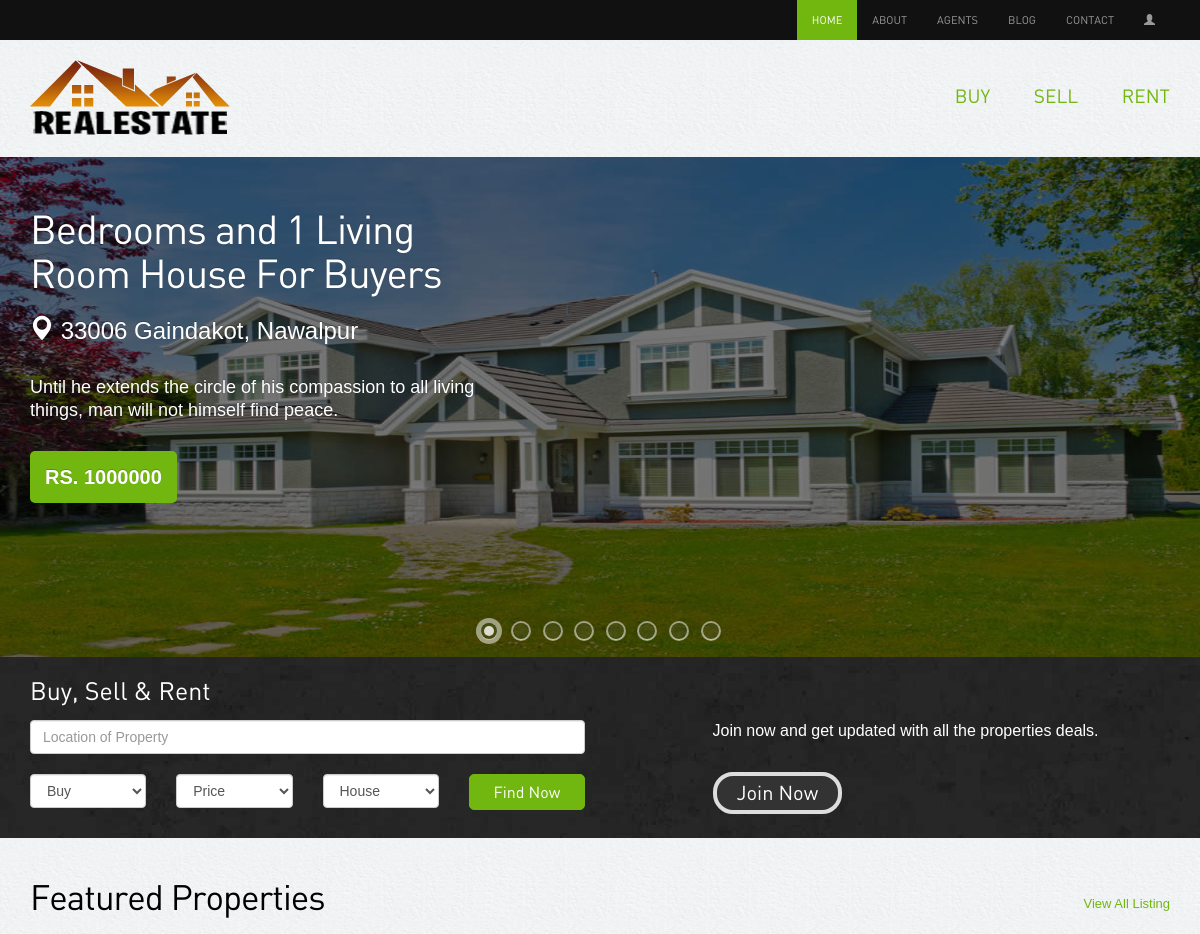
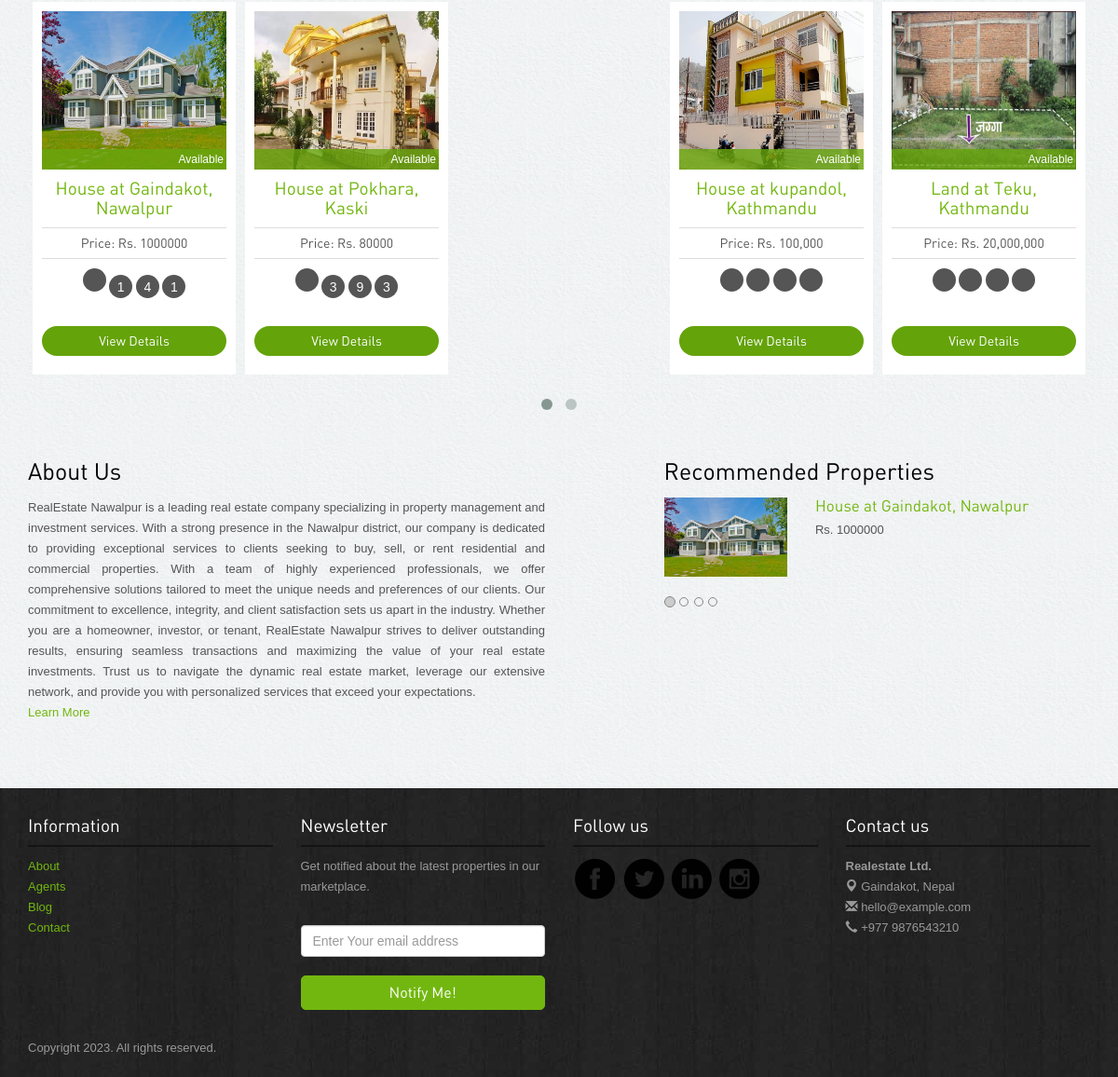
The page / on the database its author committed (2 pictures, top to bottom).
### app/models.py (models this page shows)
class Property(models.Model):
    STATUS_CHOICES = [
        ("Select", "Select"),
        ("Available", "Available"),
        ("Rented", "Rented"),
        ("Sold", "Sold"),
    ]
    TYPE_CHOICES = [
        ("House", "House"),
        ("Land", "Land"),
        ("Apartment", "Apartment"),
        ("Commercial", "Commercial"),
    ]
    FOR_CHOICES = [
        ("Buyer", "Buyer"),
        ("Renter", "Renter"),
    ]
    property_type = models.CharField(
        max_length=100, choices=TYPE_CHOICES, default="select"
    )
    property_for = models.CharField(
        max_length=20, choices=FOR_CHOICES, default="select"
    )
    flat_number = models.CharField(max_length=5, blank=True)
    bedrooms = models.CharField(max_length=5, blank=True)
    bathrooms = models.CharField(max_length=5, blank=True)
    living_rooms = models.CharField(max_length=5, blank=True)
    kitchens = models.CharField(max_length=5, blank=True)
    total_rooms = models.CharField(max_length=5, blank=True)
    parking = models.CharField(max_length=15, blank=True)
    built_year = models.CharField(max_length=5, blank=True)
    built_area = models.CharField(max_length=20, blank=True)
    road_size = models.CharField(max_length=20, blank=True)
    land_area = models.CharField(max_length=20, blank=True)
    type = models.CharField(max_length=20, blank=True)
    facing_direction = models.CharField(max_length=20, blank=True)
    price = models.CharField(max_length=20, blank=True)
    price_per_unit = models.CharField(max_length=15, blank=True)
    description = models.TextField(blank=True)
    province = models.CharField(max_length=15, blank=True)
    city = models.CharField(max_length=50)
    district = models.CharField(max_length=50, blank=True)
    zip_code = models.CharField(max_length=20)
    municipality = models.CharField(max_length=20, blank=True)
    ward_no = models.CharField(max_length=5, blank=True)
    tole = models.CharField(max_length=30, blank=True)
    status = models.CharField(max_length=20, choices=STATUS_CHOICES, default="")
    featured = models.BooleanField(default=False)
    image = models.ImageField(
        upload_to=image_validations,
        blank=False,
    )
    image_side = models.ImageField(
        upload_to=image_validations,
        blank=True,
    )
    image_extra = models.ImageField(
        upload_to=image_validations,
        blank=True,
    )
    image_extra2 = models.ImageField(
        upload_to=image_validations,
        blank=True,
    )
    def __str__(self):
        return f"{self.property_type} at {self.city}, {self.district}"

### account/views.py (the view)
# urls.py: path("", views.Indexpage, name="index"),
def Indexpage(request):
    featured = Property.objects.filter(featured=True)
    context = {"featured": featured}
    return render(request, "index.html", context)

### templates/index.html (shortened to what this page needs)
<!DOCTYPE html>
<html lang="en">
{% load static %}
<head>
  <link rel="stylesheet" href="{% static 'assets/bootstrap/css/bootstrap.css' %}" />
  <link rel="stylesheet" href="{% static 'assets/style.css' %}" />
  <link rel="stylesheet" href="{% static 'assets/owl-carousel/owl.carousel.css' %}">
  <link rel="stylesheet" href="{% static 'assets/owl-carousel/owl.theme.css' %}">
  <link rel="stylesheet" type="text/css" href="{% static 'assets/slitslider/css/style.css' %}" />
  <link rel="stylesheet" type="text/css" href="{% static 'assets/slitslider/css/custom.css' %}" />
</head>
<body>
  {% block header %}
  <div class="navbar-wrapper">
    <div class="navbar-inverse" role="navigation">
      <div class="container">
        <div id="navbar" class="navbar-collapse  collapse">
          <ul class="nav navbar-nav navbar-right">
            {% block BeforeLogin %}
            <li class="active"><a href="{% url 'index' %}">Home</a></li>
            {% endblock %}
            <li><a href="{% url 'about' %}">About</a></li>
            <li><a href="{% url 'agents' %}">Agents</a></li>
            <li><a href="{% url 'blog' %}">Blog</a></li>
            <li><a href="{% url 'contact' %}">Contact</a></li>
            {% block loginstatus %}
            <li><a href="{% url 'login' %}"><span class="glyphicon glyphicon-user"></span></a></li>
            {% endblock %}
          </ul>
        </div>
      </div>
    </div>
  </div>
  {% endblock %}
  {% block subheader %}
  <div class="container">
    <div class="header">
      <a href="{% url 'home' %}"><img src="{% static 'images/logo.png' %}" alt="Realestate"></a>
      <ul class="pull-right">
        <li><a href="{% url 'buy' %}">Buy</a></li>
        {% block sellpage %}
        <li><a href="{% url 'login' %}">Sell</a></li>
        {% endblock %}
        <li><a href="{% url 'rent' %}">Rent</a></li>
      </ul>
    </div>
  </div>
  {% endblock %}
  {% block content %}
  <div id="slider" class="sl-slider-wrapper">
    <div class="sl-slider">
      {% if featured %}
      {% for property in featured %}
      {% if property.property_type != 'Land' %}
      <div class="sl-slide" data-orientation="horizontal" data-slice1-rotation="10" data-slice2-rotation="-5"
        data-slice1-scale="1.5" data-slice2-scale="1.5">
        <div class="sl-slide-inner">
          <div><img class="bg-img" src="{{ property.image.url }}"></div>
          <h2>
            {% if property.property_for == 'Buyer' %}
            <a href="{% url 'property-details' 'buy' property.pk %}">
              {{ property.beedrooms }} Bedrooms and {{ property.living_rooms }} Living Room
              {{ property.property_type }}
              For {{ property.property_for }}s
            </a>
            {% else %}
            <a href="{% url 'property-details' 'rent' property.pk %}">
              {{ property.beedrooms }} Bedrooms and {{ property.living_rooms }} Living Room
              {{ property.property_type }}
              For {{ property.property_for }}s
            </a>
            {% endif %}
          </h2>
          <blockquote>
            <p class="location"><span class="glyphicon glyphicon-map-marker"></span>
              {{ property.zip_code }} {{ property.city }}, {{ property.district }}</p>
            <p>Until he extends the circle of his compassion to all living things, man will not himself find peace.
            </p>
            <cite>
              {% if property.property_for == 'Buyer' %}
              <a href="{% url 'property-details' 'buy' property.pk %}" style="text-decoration: none; color: white;">
                Rs. {{ property.price }}</a>
              {% else %}
              <a href="{% url 'property-details' 'rent' property.pk %}" style="text-decoration: none; color: white;">
                Rs. {{ property.price }}</a>
              {% endif %}
            </cite>
          </blockquote>
        </div>
      </div>
      {% endif %}
      {% endfor %}
      {% endif %}
    </div>
    <nav id="nav-dots" class="nav-dots">
      <span class="nav-dot-current"></span>
      <span></span>
      <span></span>
      <span></span>
      <span></span>
      <span></span>
      <span></span>
      <span></span>
    </nav>
  </div>
  <div class="banner-search">
    <div class="container">
      <h3>Buy, Sell & Rent</h3>
      <div class="searchbar">
        <div class="row">
          <div class="col-lg-6 col-sm-6">
            <form action="{% url 'search-result' %}" method="get">
              <input type="text" name="location" class="form-control" placeholder="Location of Property">
              <div class="row">
                <div class="col-lg-3 col-sm-3 ">
                  <select class="form-control" name="property_for">
                    <option>Buy</option>
                  </select>
                </div>
                <div class="col-lg-3 col-sm-4">
                  <select class="form-control" name="price_range">
                    <option>Price</option>
                  </select>
                </div>
                <div class="col-lg-3 col-sm-4">
                  <select class="form-control" name="property_type">
                    <option>House</option>
                  </select>
                </div>
                <div class="col-lg-3 col-sm-4">
                  <button type="submit" class="btn btn-success">Find
                    Now</button>
                </div>
              </div>
            </form>
          </div>
          {% block Before-Login-message %}
          <div class="col-lg-5 col-lg-offset-1 col-sm-6 ">
            <p>Join now and get updated with all the properties deals.</p>
            <a type="submit" class="btn btn-info" href="{% url 'register' %}">Join
              Now</a>
          </div>
          {% endblock %}
        </div>
      </div>
    </div>
  </div>
  <div class="container">
    <div class="properties-listing spacer"> <a href="{% url 'buy' %}" class="pull-right viewall">View All
        Listing</a>
      <h2>Featured Properties</h2>
      <div id="owl-example" class="owl-carousel">
        {% if featured %}
        {% for property in featured %}
        <div class="properties">
          <div class="image-holder" class="img-responsive"><img src="{{ property.image.url }}" class="img-responsive"
              alt="properties" style="height:170px; width: 100%;">
            <div class="status sold">{{ property.status }}</div>
          </div>
          {% if property.property_for == 'Buyer' %}
          <h4><a href="{% url 'property-details' 'buy' property.pk %}">{{ property }}</a></h4>
          {% else %}
          <h4><a href="{% url 'property-details' 'rent' property.pk %}">{{ property }}</a></h4>
          {% endif %}
          <p class="price">Price: Rs. {{ property.price }}</p>
          <div class="listing-detail"><span data-toggle="tooltip" data-placement="bottom"
              data-original-title="Bed Room">
            </span> <span data-toggle="tooltip" data-placement="bottom" data-original-title="Living Room">
              {{ property.living_rooms }}
            </span> <span data-toggle="tooltip" data-placement="bottom" data-original-title="Parking">
              {{ property.bedrooms }}</span> <span data-toggle="tooltip" data-placement="bottom"
              data-original-title="Kitchen">
              {{ property.kitchens }}</span>
          </div>
          {% if property.property_for == 'Buyer' %}
          <a class="btn btn-primary" href="{% url 'property-details' 'buy' property.pk %}">View Details</a>
          {% else %}
          <a class="btn btn-primary" href="{% url 'property-details' 'rent' property.pk %}">View Details</a>
          {% endif %}
        </div>
        {% endfor %}
        {% endif %}
      </div>
    </div>
    <div class="spacer">
      <div class="row">
        <div class="col-lg-6 col-sm-9 recent-view">
          <h3>About Us</h3>
          <p style="text-align: justify;">RealEstate Nawalpur is a leading real estate company specializing in
            property
            management and investment
            services. With a strong presence in the Nawalpur district, our company is dedicated to providing exceptional
            services to clients seeking to buy, sell, or rent residential and commercial properties. With a team of
            highly experienced professionals, we offer comprehensive solutions tailored to meet the unique needs and
            preferences of our clients. Our commitment to excellence, integrity, and client satisfaction sets us apart
            in the industry. Whether you are a homeowner, investor, or tenant, RealEstate Nawalpur strives to deliver
            outstanding results, ensuring seamless transactions and maximizing the value of your real estate
            investments. Trust us to navigate the dynamic real estate market, leverage our extensive network, and
            provide you with personalized services that exceed your expectations.<br><a href="{% url 'about' %}">Learn
              More</a></p>
        </div>
        <div class="col-lg-5 col-lg-offset-1 col-sm-3 recommended">
          <h3>Recommended Properties</h3>
          <div id="myCarousel" class="carousel slide">
            <ol class="carousel-indicators">
              <li data-target="#myCarousel" data-slide-to="0" class="active"></li>
              <li data-target="#myCarousel" data-slide-to="1" class=""></li>
              <li data-target="#myCarousel" data-slide-to="2" class=""></li>
              <li data-target="#myCarousel" data-slide-to="3" class=""></li>
            </ol>
            <div class="carousel-inner">
              {% if featured %}
              <div class="item active">
                <div class="row">
                  <div class="col-lg-4"><img src="{{ featured.0.image.url }}" class="img-responsive" alt="properties"
                      style="height:140x; width: 100%;" />
                  </div>
                  <div class="col-lg-8">
                    <h5><a href="#">{{ featured.0 }}</a></h5>
                    <p class="price">Rs. {{ featured.0.price }}</p>
                  </div>
                </div>
              </div>
              {% endif %}
            </div>
          </div>
        </div>
      </div>
    </div>
  </div>
  {% endblock %}
  {% block footer %}
  <div class="footer">
    <div class="container">
      <div class="row">
        <div class="col-lg-3 col-sm-3">
          <h4>Information</h4>
          <ul class="row">
            <li class="col-lg-12 col-sm-12 col-xs-3"><a href="{% url 'about' %}">About</a></li>
            <li class="col-lg-12 col-sm-12 col-xs-3"><a href="{% url 'agents' %}">Agents</a></li>
            <li class="col-lg-12 col-sm-12 col-xs-3"><a href="{% url 'blog' %}">Blog</a></li>
            <li class="col-lg-12 col-sm-12 col-xs-3"><a href="{% url 'contact' %}">Contact</a></li>
          </ul>
        </div>
        <div class="col-lg-3 col-sm-3">
          <h4>Newsletter</h4>
          <p>Get notified about the latest properties in our marketplace.</p>
          <form class="form-inline" role="form">
            <input type="text" placeholder="Enter Your email address" class="form-control">
            <button class="btn btn-success" type="button">Notify Me!</button>
          </form>
        </div>
        <div class="col-lg-3 col-sm-3">
          <h4>Follow us</h4>
          <a href="https://www.facebook.com/sandeepsharmag35" target="_blank"><img
              src="{% static 'images/facebook.png' %}" alt="facebook"></a>
          <a href="https://twitter.com/slayrant/" target="_blank"><img src="{% static 'images/twitter.png' %}"
              alt="twitter"></a>
          <a href="#"><img src="{% static 'images/linkedin.png' %}" target="_blank" alt="linkedin"></a>
          <a href="https://instagram.com/sandip.slayrant/" target="_blank"><img
              src="{% static 'images/instagram.png' %}" alt="instagram"></a>
        </div>
        <div class="col-lg-3 col-sm-3">
          <h4>Contact us</h4>
          <p><b>Realestate Ltd.</b><br>
            <span class="glyphicon glyphicon-map-marker"></span> Gaindakot, Nepal <br>
            <span class="glyphicon glyphicon-envelope"></span> hello@example.com<br>
            <span class="glyphicon glyphicon-earphone"></span> +977 9876543210
          </p>
        </div>
      </div>
      <p class="copyright">Copyright 2023. All rights reserved. </p>
    </div>
  </div>
  {% endblock %}
</body>
</html>

### rows shown on the page
Property: image (picture), living_rooms "1", property_type "House", property_for "Buyer", zip_code "33006", city "Gaindakot", district "Nawalpur", price "1000000", status "Available", property_type+city+district "House at Gaindakot, Nawalpur", bedrooms "4", kitchens "1", shows "View Details"
Property: image (picture), status "Available", property_type+city+district "House at Pokhara, Kaski", price "80000", living_rooms "3", bedrooms "9", kitchens "3", property_for "View Details"
Property: image (picture)
Property: image (picture), status "Available", property_type+city+district "House at kupandol, Kathmandu", price "100,000", property_for "View Details"
Property: image (picture), status "Available", property_type+city+district "Land at Teku, Kathmandu", price "20,000,000", property_for "View Details"
